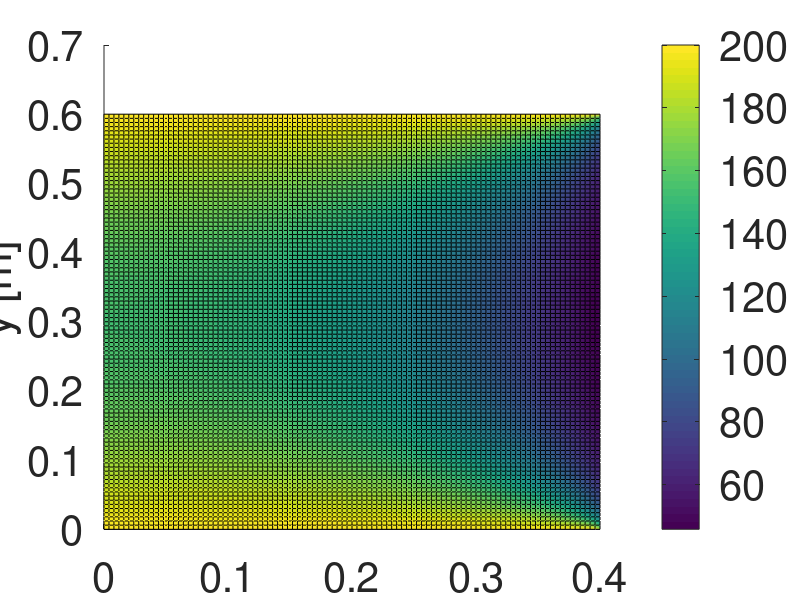
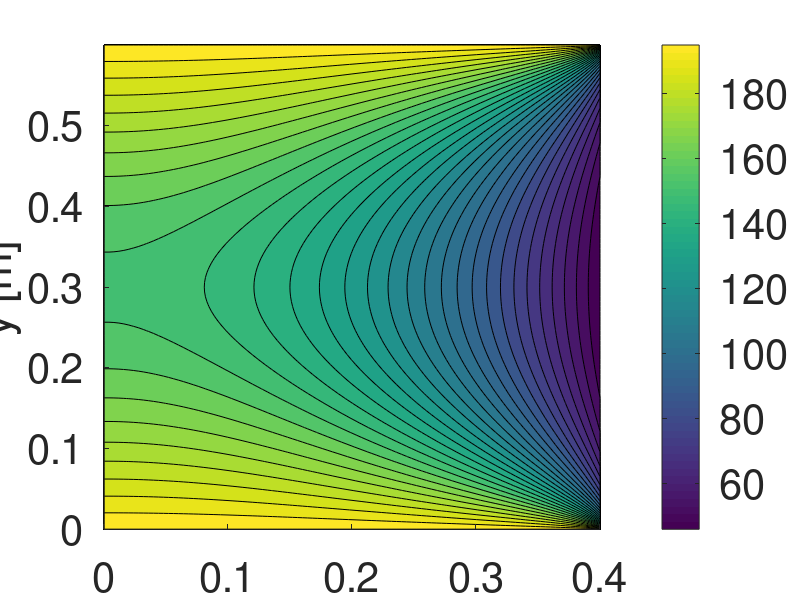

These charts were generated, in order, by the following MATLAB code:
clear 
close all
clc

set(0,'defaultaxesfontsize',30)
set(0,'defaultlinelinewidth',2)

%% lacoste9_3
%exercise 3 lab 9 lacoste

%% data
kk=1.5;
Lx=0.4;
Ly=0.6;
Tf=200; %°C
hh=50;
Ta=30;

%% building the grid

nx=101;
ny=101; 

xvect=linspace(0,Lx,nx);
yvect=linspace(0,Ly,ny);

dx=xvect(2)-xvect(1);
dy=yvect(2)-yvect(1);

[xmat,ymat]=meshgrid(xvect,yvect);
ntot=nx*ny;


%% building the matrix diagonals

bb=zeros(ntot,1);

Ac=-2*(1+dx^2/dy^2)*ones(ntot,1);
Ae=ones(ntot,1);
Aw=Ae;
An=(dx^2/dy^2)*ones(ntot,1);
As=An;

%% now fix the BC

%dirichlet north side
Ae(1:nx)=0;
Aw(1:nx)=0;
An(1:nx)=0;
As(1:nx)=0;

Ac(1:nx)=1;

bb(1:nx)=Tf;

%homogeneus neumann west side
Ae(nx+1:nx:end)=1;
Ac(nx+1:nx:end)=-1;
Aw(nx+1:nx:end)=0;
An(nx+1:nx:end)=0;
As(nx+1:nx:end)=0;

bb(nx+1:nx:end)=0;

%dirichlet south side
Ae(nx*(ny-1)+1:end)=0;
Aw(nx*(ny-1)+1:end)=0;
An(nx*(ny-1)+1:end)=0;
As(nx*(ny-1)+1:end)=0;

Ac(nx*(ny-1)+1:end)=1;

bb(nx*(ny-1)+1:end)=Tf;

%robin east side
Ae(nx:nx:nx*(ny-1))=0;
An(nx:nx:nx*(ny-1))=0;
As(nx:nx:nx*(ny-1))=0;

Ac(nx:nx:nx*(ny-1))=1+(hh*dx)/kk;
Aw(nx:nx:nx*(ny-1))=-1;

bb(nx:nx:nx*(ny-1))=(hh*dx)/kk*Ta;

%assembling of the matrix

band=[[An(nx+1:end); zeros(nx,1)] [Aw(2:end); 0] Ac [0; Ae(1:end-1)] [zeros(nx,1); As(1:nx*(ny-1))]];
indeces=[-nx -1 0 1 nx];
AA=spdiags(band,indeces,ntot,ntot);


%% solve the steady state problem

TT=AA\bb;

%% arrange the solution in matrix form and plot it

TTmatrix=reshape(TT,[nx,ny]);

figure (2)
hold on
surf(xmat,ymat,TTmatrix','facecolor','interp');
colorbar
xlabel('x [m]');
ylabel('y [m]');
zlabel('z [m]');

figure (3)
hold on
contourf(xmat,ymat,TTmatrix',30);
colorbar
xlabel('x [m]');
ylabel('y [m]');

%% compute the heat per unit length exchanged with air


qlin=trapz(yvect,hh*(TT(nx:nx:end)-Ta));


disp(['qlin_trapz = ',num2str(qlin),' [W/m]']);
